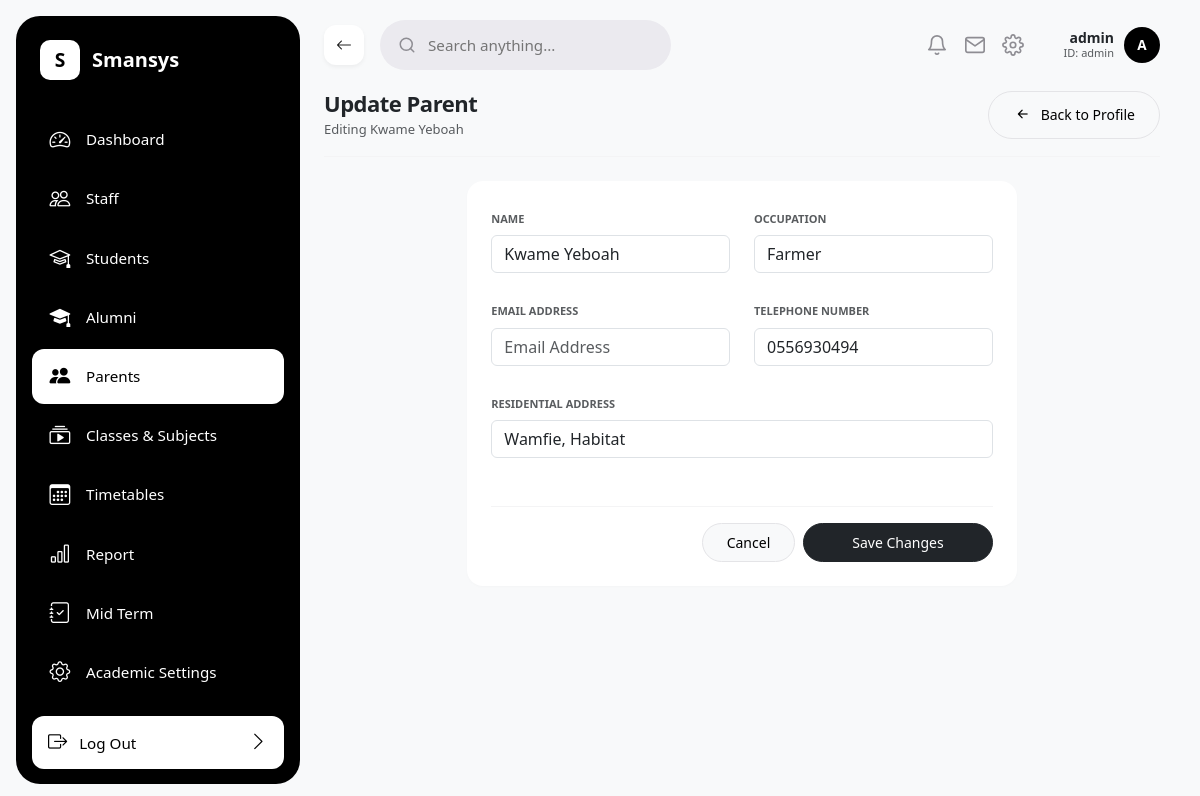
Screenshot of /parents/1/edit/ (signed in) with the database file from the repository.
### sis/models.py (models this page shows, shortened)
class Parent(models.Model):
    name = models.CharField(max_length=255, blank=True, null=True)
    occupation = models.CharField(max_length=150, blank=True, null=True)
    residential_address = models.CharField(max_length=255, blank=True, null=True)
    email = models.EmailField(blank=True, null=True)
    telephone_number = models.CharField(max_length=20, blank=True, null=True)
    @property
    def full_name(self):
        return self.name
    @property
    def phone(self):
        return self.telephone_number
    @property
    def address(self):
        return self.residential_address

### sis/views.py (the view)
# urls.py: path('parents/<int:parent_id>/edit/', parent_edit_view, name='parent_edit'),
@login_required
def parent_edit_view(request, parent_id):
    if not request.user.is_superuser:
        raise PermissionDenied
    parent = get_object_or_404(Parent, pk=parent_id)
    if request.method == 'POST':
        form = ParentForm(request.POST, instance=parent)
        if form.is_valid():
            form.save()
            messages.success(request, f"Parent '{parent.name}' updated successfully!")
            return redirect('parent_detail', parent_id=parent.id)
    else:
        form = ParentForm(instance=parent)
    return render(request, 'sis/parent_edit.html', {
        'form': form,
        'parent': parent,
    })

### sis/forms.py
class ParentForm(forms.ModelForm):
    class Meta:
        model = Parent
        fields = ['name', 'occupation', 'residential_address', 'email', 'telephone_number']
        widgets = {
            'name': forms.TextInput(attrs={'class': 'form-control basic-info-field', 'placeholder': 'Full Name'}),
            'occupation': forms.TextInput(attrs={'class': 'form-control basic-info-field', 'placeholder': 'Occupation'}),
            'residential_address': forms.TextInput(attrs={'class': 'form-control basic-info-field', 'placeholder': 'Residential Address'}),
            'email': forms.EmailInput(attrs={'class': 'form-control basic-info-field', 'placeholder': 'Email Address'}),
            'telephone_number': forms.TextInput(attrs={'class': 'form-control basic-info-field', 'placeholder': 'Active Mobile Number'}),
        }
    def __init__(self, *args, **kwargs):
        super().__init__(*args, **kwargs)
        for field in self.fields:
            self.fields[field].required = False

### sis/templatetags/custom_filters.py (called while the page is built)
@register.filter
def startswith(value, arg):
    if not value:
        return False
    return str(value).startswith(str(arg))

### sis/templates/sis/parent_edit.html (shortened to what this page needs)
{% extends 'sis/base.html' %}
{% load static %}
{% block content %}
<div class="d-flex align-items-center justify-content-between mb-4 border-bottom pb-3" style="border-color: #f4f4f5 !important;">
    <div>
        <h4 class="fw-bold text-dark mb-1" style="font-size: 22px; letter-spacing: -0.5px;">Update Parent</h4>
        <p class="text-muted mb-0" style="font-size: 13px;">Editing {{ parent.name }}</p>
    </div>
    <a href="{% url 'parent_detail' parent.id %}" class="btn btn-light rounded-pill px-4 py-2 d-flex align-items-center gap-2" style="font-size: 14px; border: 1px solid #e4e4e7; font-weight: 500;">
        <i class="bi bi-arrow-left-short fs-5"></i> Back to Profile
    </a>
</div>
<div class="row justify-content-center">
    <div class="col-12 col-lg-8">
        <div class="card border-0 p-4" style="border-radius: 16px; background-color: #ffffff; box-shadow: 0 1px 3px rgba(0,0,0,0.02);">
            <form method="POST" data-unsaved-guard>
                <div class="row g-4">
                    <div class="col-12 col-md-6">
                        <label class="text-muted text-uppercase fw-semibold mb-2" style="font-size: 11px;">Name</label>
                        {{ form.name }}
                    </div>
                    <div class="col-12 col-md-6">
                        <label class="text-muted text-uppercase fw-semibold mb-2" style="font-size: 11px;">Occupation</label>
                        {{ form.occupation }}
                    </div>
                    <div class="col-12 col-md-6">
                        <label class="text-muted text-uppercase fw-semibold mb-2" style="font-size: 11px;">Email Address</label>
                        {{ form.email }}
                    </div>
                    <div class="col-12 col-md-6">
                        <label class="text-muted text-uppercase fw-semibold mb-2" style="font-size: 11px;">Telephone Number</label>
                        {{ form.telephone_number }}
                    </div>
                    <div class="col-12">
                        <label class="text-muted text-uppercase fw-semibold mb-2" style="font-size: 11px;">Residential Address</label>
                        {{ form.residential_address }}
                    </div>
                </div>
                <div class="d-flex justify-content-end gap-2 mt-5 pt-3 border-top" style="border-color: #f4f4f5 !important;">
                    <a href="{% url 'parent_detail' parent.id %}" data-cancel-link class="btn btn-light rounded-pill px-4 py-2" style="font-size: 14px; border: 1px solid #e4e4e7; font-weight: 500;">Cancel</a>
                    <button type="submit" class="btn btn-dark rounded-pill px-5 py-2" style="font-size: 14px; font-weight: 500;">Save Changes</button>
                </div>
            </form>
        </div>
    </div>
</div>
{% endblock %}

### sis/templates/sis/base.html (shortened to what this page needs)
{% load static custom_filters %}
<!DOCTYPE html>
<html lang="en">
<head>
    <link rel="stylesheet" href="{% static 'css/bootstrap.min.css' %}">
    <link rel="stylesheet" href="https://cdn.jsdelivr.net/npm/bootstrap-icons@1.11.3/font/bootstrap-icons.min.css">
</head>
<body>
{% if user.is_authenticated %}
<div class="app-layout" style="display: flex; min-height: 100vh; background-color: #F8F9FA;">
    <aside id="mainSidebar" style="width: 284px; flex-shrink: 0; min-height: 100vh;">
        <div class="sidebar">
            <div>
                <div class="brand">
                    <div class="icon-box">S</div>
                    <span>Smansys</span>
                </div>
                <nav class="nav-links">
                    {% if user.is_superuser %}
                    <a href="{% url 'dashboard' %}" class="{% if request.path == '/' or request.path == '/dashboard/' %}active{% endif %}">
                        <i class="bi bi-speedometer2"></i> Dashboard
                    </a>
                    <a href="{% url 'staff_list' %}" class="{% if request.path|startswith:'/staff/' and request.path != '/staff/register/' %}active{% endif %}">
                        <i class="bi bi-people"></i> Staff
                    </a>
                    <a href="{% url 'student_list' %}" class="{% if request.path|startswith:'/students/' and request.path != '/students/register/' %}active{% endif %}">
                        <i class="bi bi-mortarboard"></i> Students
                    </a>
                    <a href="{% url 'alumni_list' %}" class="{% if request.path|startswith:'/alumni/' %}active{% endif %}">
                        <i class="bi bi-mortarboard-fill"></i> Alumni
                    </a>
                    <a href="{% url 'parents_list' %}" class="{% if request.path|startswith:'/parents/' %}active{% endif %}">
                        <i class="bi bi-people-fill"></i> Parents
                    </a>
                    <a href="{% url 'classes_subjects_hub' %}" class="{% if request.path|startswith:'/classes-subjects/' %}active{% endif %}">
                        <i class="bi bi-collection-play"></i> Classes & Subjects
                    </a>
                    <a href="{% url 'timetable_hub' %}" class="{% if request.path|startswith:'/timetables/' %}active{% endif %}">
                        <i class="bi bi-calendar3"></i> Timetables
                    </a>
                    <a href="{% url 'reports' %}" class="">
                        <i class="bi bi-bar-chart"></i> Report
                    </a>
                    <a href="{% url 'midterm_summary' %}" class="{% if request.path|startswith:'/midterm/' %}active{% endif %}">
                        <i class="bi bi-journal-check"></i> Mid Term
                    </a>
                    <a href="{% url 'academic_settings' %}" class="{% if request.path == '/settings/academic-session/' %}active{% endif %}">
                        <i class="bi bi-gear"></i> Academic Settings
                    </a>
                    {% endif %}
                </nav>
            </div>
            <div class="logout-wrap">
                <a href="{% url 'logout' %}">
                    <span><i class="bi bi-box-arrow-right me-2"></i> Log Out</span>
                    <i class="bi bi-chevron-right"></i>
                </a>
            </div>
        </div>
    </aside>
    <div class="main-viewport" style="flex-grow: 1; display: flex; flex-direction: column; min-width: 0;">
        <header class="global-header" style="width: 100%; display: flex; align-items: center; justify-content: space-between; padding: 20px 40px; background-color: transparent;">
            <div class="header-left d-flex align-items-center gap-3">
                <button type="button" id="globalBackBtn" class="back-btn" aria-label="Go back">
                    <i class="bi bi-arrow-left"></i>
                </button>
                <div class="header-search-field" style="position: relative;">
                    <svg width="18" height="18" viewBox="0 0 24 24" fill="none" stroke="#8E8D93" stroke-width="2" stroke-linecap="round" stroke-linejoin="round">
                        <circle cx="11" cy="11" r="8"/>
                        <path d="M21 21l-4.35-4.35"/>
                    </svg>
                    <input id="globalSearchInput" type="text" placeholder="Search anything..." style="flex: 1; border: none; outline: none; background: transparent; font-size: 0.95rem; color: #8E8D93; line-height: 1; min-width: 0;">
                </div>
            </div>
            <div class="header-right d-flex align-items-center" style="gap: 20px; margin-left: auto;">
                <div class="utility-group d-flex align-items-center gap-3">
                    <div class="notification-bell-wrapper" style="position: relative;">
                        <button type="button" id="notificationBellBtn" style="background: none; border: none; padding: 0; cursor: pointer; position: relative; display: flex; align-items: center; justify-content: center;">
                            <svg width="22" height="22" viewBox="0 0 24 24" fill="none" stroke="#8E8D93" stroke-width="1.8" stroke-linecap="round" stroke-linejoin="round">
                                <path d="M18 8A6 6 0 0 0 6 8c0 7-3 9-3 9h18s-3-2-3-9"/>
                                <path d="M13.73 21a2 2 0 0 1-3.46 0"/>
                            </svg>
                        </button>
                    </div>
                    <svg width="22" height="22" viewBox="0 0 24 24" fill="none" stroke="#8E8D93" stroke-width="1.8" stroke-linecap="round" stroke-linejoin="round" style="cursor: pointer;">
                        <path d="M4 4h16c1.1 0 2 .9 2 2v12c0 1.1-.9 2-2 2H4c-1.1 0-2-.9-2-2V6c0-1.1.9-2 2-2z"/>
                        <polyline points="22,6 12,13 2,6"/>
                    </svg>
                    <div class="settings-wrapper" style="position: relative;">
                        <button type="button" id="settingsBtn" style="background: none; border: none; padding: 0; cursor: pointer; display: flex; align-items: center; justify-content: center;">
                        </button>
                    </div>
                </div>
                <div class="profile-dropdown-container" style="position: relative;">
                    <div class="header-profile-pill d-flex align-items-center" style="gap: 10px; margin-left: 20px; cursor: pointer;" onclick="toggleProfileCard()">
                        <div class="text-end d-none d-md-block">
                            <div class="fw-bold text-dark lh-sm" style="font-size: 14px;">
                                {% if request.user.first_name %}{{ request.user.first_name }} {{ request.user.last_name }}{% else %}{{ request.user.username }}{% endif %}
                            </div>
                            <div class="text-muted" style="font-size: 11px; margin-top: -2px;">
                                ID: {{ request.user.username }}
                            </div>
                        </div>
                        {% if staff_profile and staff_profile.profile_picture %}
                        <img src="{{ staff_profile.profile_picture.url }}" alt="Avatar" style="width: 36px; height: 36px; border-radius: 50%; object-fit: cover;">
                        {% else %}
                        <span style="width: 36px; height: 36px; display: flex; align-items: center; justify-content: center; border-radius: 50%; background-color: #000000; color: #ffffff; font-weight: 700; font-size: 0.85rem; line-height: 1;">
                            {{ request.user.username|first|upper }}
                        </span>
                        {% endif %}
                    </div>
                </div>
            </div>
        </header>
        <main class="page-content-canvas" style="flex: 1 1 auto; display: flex; flex-direction: column; min-height: calc(100vh - 120px); padding: 0 40px 40px 40px;">
{% endif %}
            {% block content %}
            {% endblock %}
{% if user.is_authenticated %}
        </main>
    </div>
</div>
{% endif %}
</body>
</html>

### sis/templates/sis/base.html (style rules this page uses)
html, body { height: 100%; margin: 0; padding: 0; background-color: #f8f9fa; overflow-x: hidden; }
.sidebar { width: 284px; min-width: 284px; height: calc(100vh - 32px); margin: 16px; background-color: #000000; border-radius: 24px; display: flex; flex-direction: column; justify-content: space-between; padding: 24px 16px; position: fixed; left: 0; top: 0; z-index: 1040; transition: transform 0.3s ease; }
.sidebar .brand { display: flex; align-items: center; gap: 12px; padding: 0 8px; margin-bottom: 32px; }
.sidebar .brand .icon-box { width: 40px; height: 40px; background: #ffffff; border-radius: 10px; display: flex; align-items: center; justify-content: center; font-weight: 800; font-size: 1.2rem; color: #000000; }
.sidebar .brand span { font-size: 1.25rem; font-weight: 700; color: #ffffff; }
.sidebar .nav-links { flex: 1; display: flex; flex-direction: column; gap: 4px; }
.sidebar .nav-links a { display: flex; align-items: center; gap: 14px; padding: 12px 16px; color: #ffffff; text-decoration: none; border-radius: 12px; font-size: 0.95rem; font-weight: 400; transition: all 0.2s ease-in-out; }
.sidebar .nav-links a.active { background: #ffffff; color: #000000; font-weight: 500; }
.sidebar .nav-links a i { font-size: 1.3rem; width: 24px; text-align: center; }
.sidebar .logout-wrap { margin-top: auto; padding-top: 16px; }
.sidebar .logout-wrap a { display: flex; align-items: center; justify-content: space-between; padding: 12px 16px; background: #ffffff; color: #000000; text-decoration: none; border-radius: 12px; font-weight: 500; font-size: 0.95rem; transition: opacity 0.15s; }
.sidebar .logout-wrap a i { font-size: 1.2rem; }
.header-search-field { flex: 1; height: 50px; display: flex; align-items: center; background-color: #EBEAEF; border-radius: 25px; padding: 0 18px; gap: 10px; min-width: 0; flex-shrink: 0; }
.header-profile-pill { display: flex; align-items: center; gap: 10px; flex-shrink: 0; }
.back-btn { cursor: pointer; border: none; background: #FFFFFF; border-radius: 12px; width: 40px; height: 40px; display: flex; align-items: center; justify-content: center; box-shadow: 0px 2px 4px rgba(0,0,0,0.05); color: #1A1A1A; flex-shrink: 0; }
html:not(.dark) { --bg-page: #f8f9fa; --bg-card: #ffffff; --bg-elevated: #ffffff; --bg-input: #ebeaef; --text-primary: #1a1a1a; --text-secondary: #6b7280; --text-muted: #9ca3af; --border-color: #e5e7eb; --accent: #4f46e5; }

### rows the page displays
Parent: name "Kwame Yeboah", occupation "Farmer", telephone_number "0556930494", residential_address "Wamfie, Habitat"

### other values shown
{{ request.user.username }} "admin"
{{ request.user.username|first|upper }} "A"
